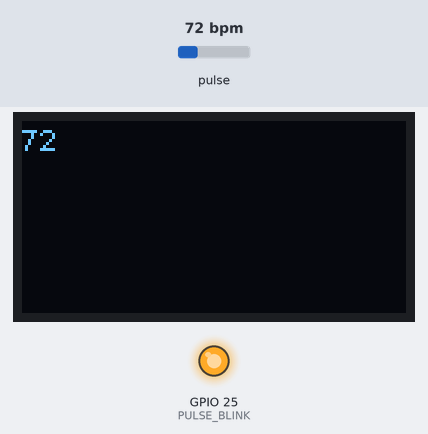
A sketch run on a simulated ESP32. Shown: 128×64 one-colour display, output pins drawn as LEDs (lit = HIGH). Dashed ring = blinking. Inputs (shaded band) come from the test bench; at power-on: pulse 72 bpm.

Above: at 1.2 s.
1.3 s: pulse set to 130 bpm
At 1.39 s:
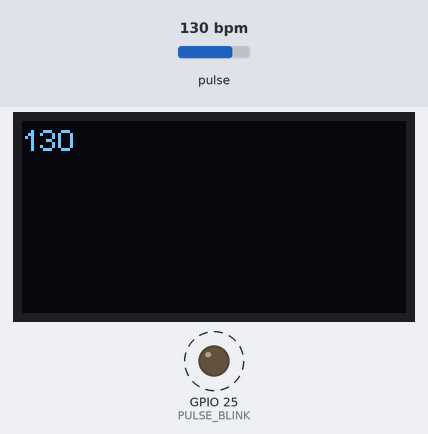
2.8 s: pulse set to 42 bpm
At 3.6 s:
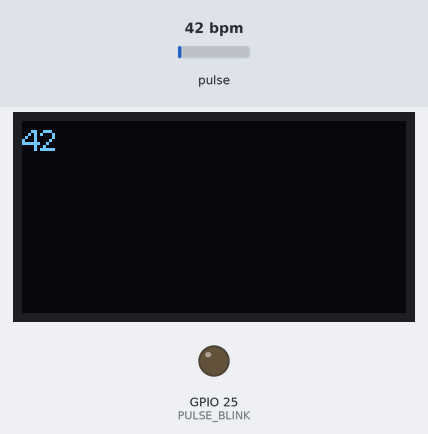
5.3 s: pulse set to 100 bpm
At 5.51 s:
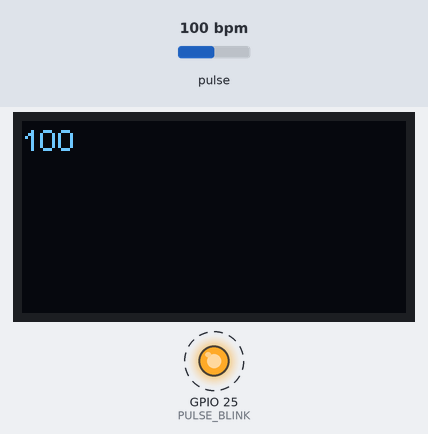
Timing chart, 0 to 12.8 s (numbered marks = the images above; inputs shaded):
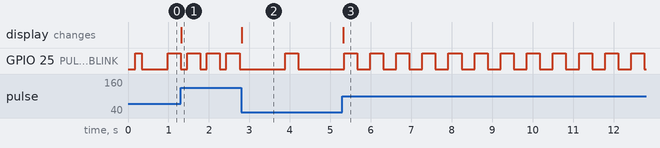

The sketch:

BPMtoDisplay.ino
```cpp
// (licence header left out)
/*
   Every Sketch that uses the PulseSensor Playground must
   define USE_ARDUINO_INTERRUPTS before including PulseSensorPlayground.h.
   Here, #define USE_ARDUINO_INTERRUPTS false tells the library to
   not use interrupts to read data from the PulseSensor.

   If you want to use interrupts, simply change the line below
   to read:
     #define USE_ARDUINO_INTERRUPTS true

   Set US_PS_INTERRUPTS to false if either
   1) Your Arduino platform's interrupts aren't yet supported
   by PulseSensor Playground, or
   2) You don't wish to use interrupts because of the side effects.

   NOTE: if US_PS_INTERRUPTS is false, your Sketch must
   call pulse.sawNewSample() at least once every 2 milliseconds
   to accurately read the PulseSensor signal.
*/
#define USE_ARDUINO_INTERRUPTS false
#include <PulseSensorPlayground.h>
#include <heltec.h>

/*
   The format of our output.

   Set this to PROCESSING_VISUALIZER if you're going to run
    the Processing Visualizer Sketch.
    See https://github.com/WorldFamousElectronics/PulseSensor_Amped_Processing_Visualizer

   Set this to SERIAL_PLOTTER if you're going to run
    the Arduino IDE's Serial Plotter.
*/
const int OUTPUT_TYPE = SERIAL_PLOTTER;

/*
   Pinout:
     PULSE_INPUT = Analog Input. Connected to the pulse sensor
      purple (signal) wire.
     PULSE_BLINK = digital Output. Connected to an LED (and 220 ohm resistor)
      that will flash on each detected pulse.
     PULSE_FADE = digital Output. PWM pin onnected to an LED (and resistor)
      that will smoothly fade with each pulse.
      NOTE: PULSE_FADE must be a pin that supports PWM.
       If USE_INTERRUPTS is true, Do not use pin 9 or 10 for PULSE_FADE,
       because those pins' PWM interferes with the sample timer.
*/
const int PULSE_INPUT = 36;
const int PULSE_BLINK = 25;    // Pin 13 is the on-board LED
const int PULSE_FADE = 5;
const int THRESHOLD = 500;   // Adjust this number to avoid noise when idle

/*
   samplesUntilReport = the number of samples remaining to read
   until we want to report a sample over the serial connection.

   We want to report a sample value over the serial port
   only once every 20 milliseconds (10 samples) to avoid
   doing Serial output faster than the Arduino can send.
*/
byte samplesUntilReport;
const byte SAMPLES_PER_SERIAL_SAMPLE = 10;

/*
   All the PulseSensor Playground functions.
*/
PulseSensorPlayground pulseSensor;

void setup() {
  /*
     Use 115200 baud because that's what the Processing Sketch expects to read,
     and because that speed provides about 11 bytes per millisecond.

     If we used a slower baud rate, we'd likely write bytes faster than
     they can be transmitted, which would mess up the timing
     of readSensor() calls, which would make the pulse measurement
     not work properly.
  */
  Serial.begin(115200);

  // Configure the PulseSensor manager.
  pulseSensor.analogInput(PULSE_INPUT);
  pulseSensor.blinkOnPulse(PULSE_BLINK);
  pulseSensor.fadeOnPulse(PULSE_FADE);

  pulseSensor.setSerial(Serial);
  pulseSensor.setOutputType(OUTPUT_TYPE);
  pulseSensor.setThreshold(THRESHOLD);

  // Skip the first SAMPLES_PER_SERIAL_SAMPLE in the loop().
  samplesUntilReport = SAMPLES_PER_SERIAL_SAMPLE;

  // Now that everything is ready, start reading the PulseSensor signal.
  if (!pulseSensor.begin()) {
    /*
       PulseSensor initialization failed,
       likely because our Arduino platform interrupts
       aren't supported yet.

       If your Sketch hangs here, try changing USE_PS_INTERRUPT to false.
    */
    for(;;) {
      // Flash the led to show things didn't work.
      digitalWrite(PULSE_BLINK, LOW);
      delay(50);
      digitalWrite(PULSE_BLINK, HIGH);
      delay(50);
    }
  }

    Heltec.begin(true /*DisplayEnable Enable*/, false /*LoRa Enable*/, true /*Serial Enable*/);
    Heltec.display->clear();
}

void loop() {

  /*
     See if a sample is ready from the PulseSensor.

     If USE_INTERRUPTS is true, the PulseSensor Playground
     will automatically read and process samples from
     the PulseSensor.

     If USE_INTERRUPTS is false, this call to sawNewSample()
     will, if enough time has passed, read and process a
     sample (analog voltage) from the PulseSensor.
  */
  if (pulseSensor.sawNewSample()) {
    /*
       Every so often, send the latest Sample.
       We don't print every sample, because our baud rate
       won't support that much I/O.
    */
    if (--samplesUntilReport == (byte) 0) {
      samplesUntilReport = SAMPLES_PER_SERIAL_SAMPLE;

      pulseSensor.outputSample();

      /*
         At about the beginning of every heartbeat,
         report the heart rate and inter-beat-interval.
      */
      if (pulseSensor.sawStartOfBeat()) {
        pulseSensor.outputBeat();
      }
    }

    /*******
      Here is a good place to add code that could take up
      to a millisecond or so to run.
    *******/
    displayBPM();
  }

  /******
     Don't add code here, because it could slow the sampling
     from the PulseSensor.
  ******/
}

void displayBPM(void){
  int myBPM = pulseSensor.getBeatsPerMinute();
    Heltec.display -> clear();
  Heltec.display -> drawString(0, 0, String(myBPM));
  Heltec.display -> display();
}
```

Measured:
- after the input at 1.3 s, the display: changes at once (image 1)
- after the input at 2.8 s, the display: changes at once (image 2)
- after the input at 5.3 s, GPIO 25 (PULSE_BLINK): alternates HIGH for 0.32 s and LOW for 0.32 s, starting after 0.68 s; the display: changes at once (image 3)
